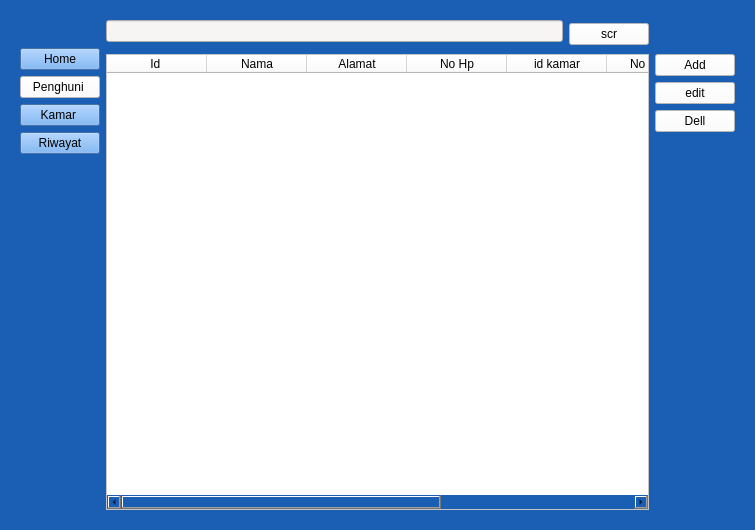
<?xml version="1.0" encoding="UTF-8"?>
<ui version="4.0">
 <class>Form</class>
 <widget class="QWidget" name="Form">
  <property name="geometry">
   <rect>
    <x>0</x>
    <y>0</y>
    <width>755</width>
    <height>530</height>
   </rect>
  </property>
  <property name="windowTitle">
   <string>Form</string>
  </property>
  <property name="styleSheet">
   <string notr="true">background-color: rgb(26, 95, 180);</string>
  </property>
  <layout class="QGridLayout" name="gridLayout">
   <item row="0" column="0">
    <widget class="QWidget" name="widget_resident" native="true">
     <layout class="QGridLayout" name="gridLayout_2">
      <item row="2" column="1" colspan="2">
       <widget class="QTableWidget" name="tbl_penghuni">
        <property name="styleSheet">
         <string notr="true">background-color: rgb(255, 255, 255);</string>
        </property>
        <property name="selectionMode">
         <enum>QAbstractItemView::SingleSelection</enum>
        </property>
        <property name="selectionBehavior">
         <enum>QAbstractItemView::SelectRows</enum>
        </property>
        <column>
         <property name="text">
          <string>Id </string>
         </property>
        </column>
        <column>
         <property name="text">
          <string>Nama</string>
         </property>
        </column>
        <column>
         <property name="text">
          <string>Alamat</string>
         </property>
        </column>
        <column>
         <property name="text">
          <string>No Hp</string>
         </property>
        </column>
        <column>
         <property name="text">
          <string>id kamar</string>
         </property>
        </column>
        <column>
         <property name="text">
          <string>No Kamar</string>
         </property>
        </column>
        <column>
         <property name="text">
          <string>Biaya Tambahan</string>
         </property>
        </column>
        <column>
         <property name="text">
          <string>Total Biaya</string>
         </property>
        </column>
       </widget>
      </item>
      <item row="2" column="3">
       <layout class="QVBoxLayout" name="verticalLayout_2">
        <item>
         <widget class="QPushButton" name="pb_add">
          <property name="styleSheet">
           <string notr="true">background-color: rgb(255, 255, 255);</string>
          </property>
          <property name="text">
           <string>Add</string>
          </property>
         </widget>
        </item>
        <item>
         <widget class="QPushButton" name="pb_edit">
          <property name="styleSheet">
           <string notr="true">background-color: rgb(255, 255, 255);</string>
          </property>
          <property name="text">
           <string>edit</string>
          </property>
         </widget>
        </item>
        <item>
         <widget class="QPushButton" name="pb_del">
          <property name="styleSheet">
           <string notr="true">background-color: rgb(255, 255, 255);</string>
          </property>
          <property name="text">
           <string>Dell</string>
          </property>
         </widget>
        </item>
        <item>
         <spacer name="verticalSpacer_3">
          <property name="orientation">
           <enum>Qt::Vertical</enum>
          </property>
          <property name="sizeHint" stdset="0">
           <size>
            <width>20</width>
            <height>40</height>
           </size>
          </property>
         </spacer>
        </item>
       </layout>
      </item>
      <item row="0" column="1">
       <widget class="QLineEdit" name="input_nama">
        <property name="styleSheet">
         <string notr="true">background-color: rgb(246, 245, 244);</string>
        </property>
       </widget>
      </item>
      <item row="0" column="2" rowspan="2">
       <widget class="QPushButton" name="pb_serch">
        <property name="styleSheet">
         <string notr="true">background-color: rgb(255, 255, 255);</string>
        </property>
        <property name="text">
         <string>scr</string>
        </property>
       </widget>
      </item>
      <item row="1" column="0" rowspan="2">
       <layout class="QVBoxLayout" name="verticalLayout">
        <item>
         <widget class="QPushButton" name="pushButton_2">
          <property name="enabled">
           <bool>true</bool>
          </property>
          <property name="sizePolicy">
           <sizepolicy hsizetype="Minimum" vsizetype="Fixed">
            <horstretch>0</horstretch>
            <verstretch>0</verstretch>
           </sizepolicy>
          </property>
          <property name="baseSize">
           <size>
            <width>0</width>
            <height>0</height>
           </size>
          </property>
          <property name="styleSheet">
           <string notr="true">background-color: rgb(98, 160, 234);</string>
          </property>
          <property name="text">
           <string>Home</string>
          </property>
          <property name="iconSize">
           <size>
            <width>24</width>
            <height>24</height>
           </size>
          </property>
         </widget>
        </item>
        <item>
         <widget class="QPushButton" name="pushButton_resident">
          <property name="styleSheet">
           <string notr="true">background-color: rgb(255, 255, 255);</string>
          </property>
          <property name="text">
           <string>Penghuni </string>
          </property>
         </widget>
        </item>
        <item>
         <widget class="QPushButton" name="pushButton_room">
          <property name="styleSheet">
           <string notr="true">background-color: rgb(98, 160, 234);</string>
          </property>
          <property name="text">
           <string>Kamar </string>
          </property>
         </widget>
        </item>
        <item>
         <widget class="QPushButton" name="pushButton">
          <property name="sizePolicy">
           <sizepolicy hsizetype="Minimum" vsizetype="Maximum">
            <horstretch>0</horstretch>
            <verstretch>0</verstretch>
           </sizepolicy>
          </property>
          <property name="styleSheet">
           <string notr="true">background-color: rgb(98, 160, 234);</string>
          </property>
          <property name="text">
           <string>Riwayat</string>
          </property>
         </widget>
        </item>
        <item>
         <spacer name="verticalSpacer_2">
          <property name="orientation">
           <enum>Qt::Vertical</enum>
          </property>
          <property name="sizeHint" stdset="0">
           <size>
            <width>20</width>
            <height>40</height>
           </size>
          </property>
         </spacer>
        </item>
       </layout>
      </item>
     </layout>
    </widget>
   </item>
  </layout>
 </widget>
 <resources/>
 <connections/>
</ui>
